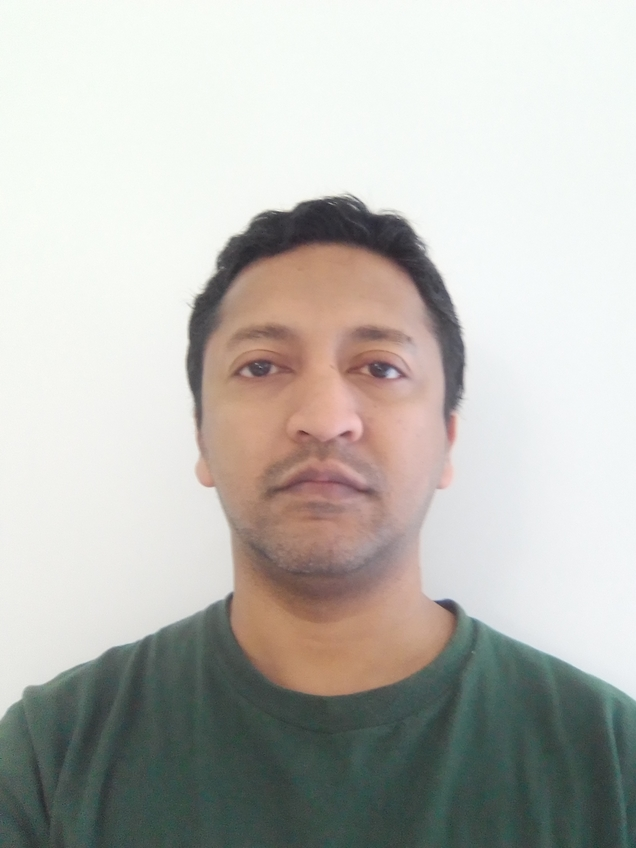
#> input picture hw1_cs682_smansur4/python_script_html_images/smhasanmansur_original.jpg, 636 x 848 px
$ python hw1_cs682_spring20_smansur4.py -i smhasanmansur_original.jpg
#> lines starting #> are read from the running program, lines starting #| are printed output that depends on the picture
import argparse
import cv2
import numpy as np
import copy

# parsing the command line arguments
ap = argparse.ArgumentParser()
ap.add_argument("-i", required = True, help = "path to the image")
args = vars(ap.parse_args())
destination_dir = "./"

#------------------------prob2: BGR and GRAYSCALE-------------------------------
# BGR
image_path = args["i"]
image = cv2.imread(image_path)
#> image is the input picture: shape (848, 636, 3); mean B, G, R 181.1, 186.5, 187.7
#cv2.imshow("BGR", image)
#cv2.waitKey(0)

# BGR to GRAYSCALE
gray = cv2.cvtColor(image, cv2.COLOR_BGR2GRAY)
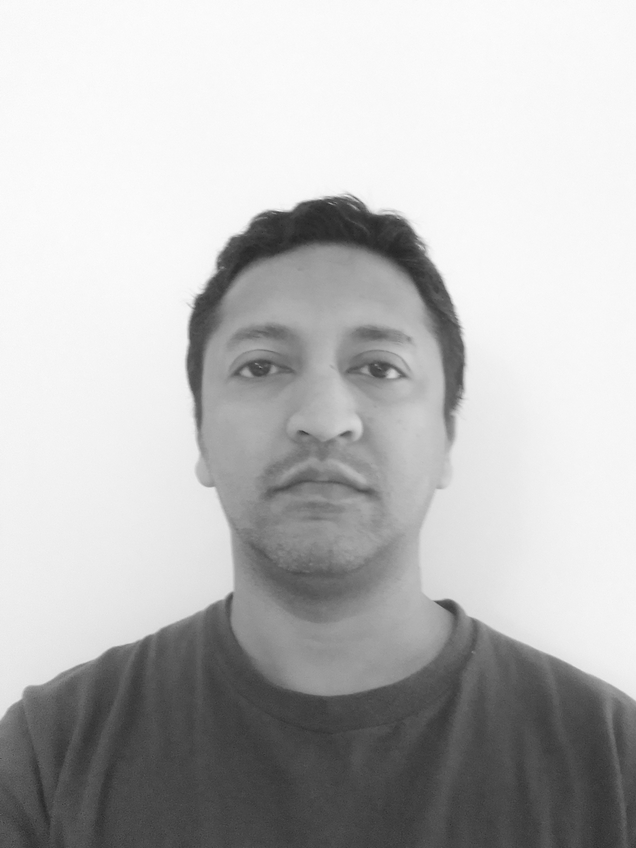
#> gray: shape (848, 636); min 35, max 253, mean 186.3
#cv2.imshow("GRAY", gray)
#cv2.waitKey(0)
cv2.imwrite(destination_dir + "gray.jpeg", gray)

#------------------------prob3: transformations----------------------------------
(image_width, image_height) = (image.shape[1], image.shape[0])
#> image_width = 636; image_height = 848

#translation
x_shift = 100
y_shift = 50
transformation_matrix = np.float32([[1, 0, x_shift], [0, 1, y_shift]])
shifted = cv2.warpAffine(image, transformation_matrix, (image_width, image_height))
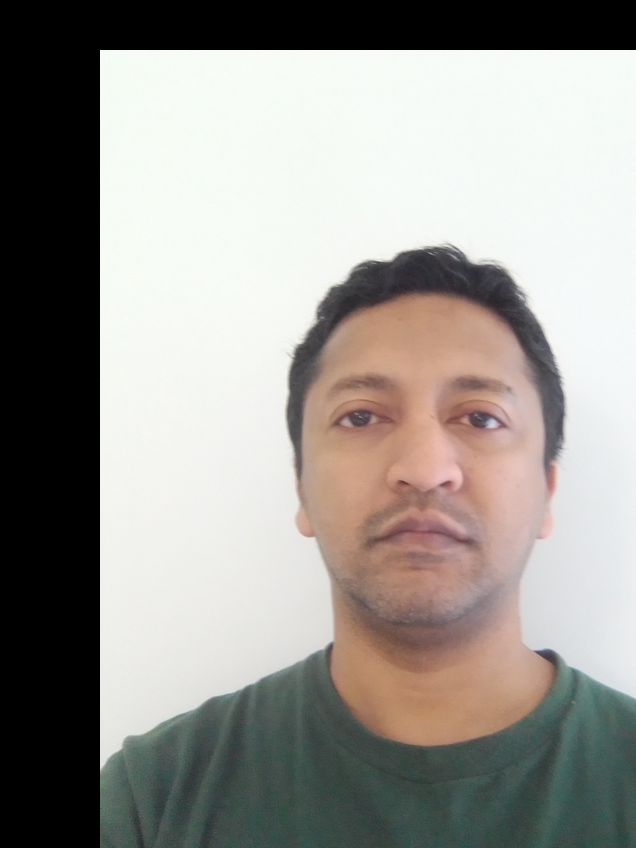
#> shifted: shape (848, 636, 3); mean B, G, R 144.3, 149.2, 152.4
#cv2.imshow("Shifted Right & Down", shifted)
#cv2.waitKey(0)
cv2.imwrite(destination_dir + "translated_right_down.jpeg", shifted)

#rotation
center = (image_width // 2, image_height // 2)
#> center = (318, 424)
angle = 270
scale = 1.0
transformation_matrix = cv2.getRotationMatrix2D(center, angle, scale)
rotated = cv2.warpAffine(image, transformation_matrix, (image_width, image_height))
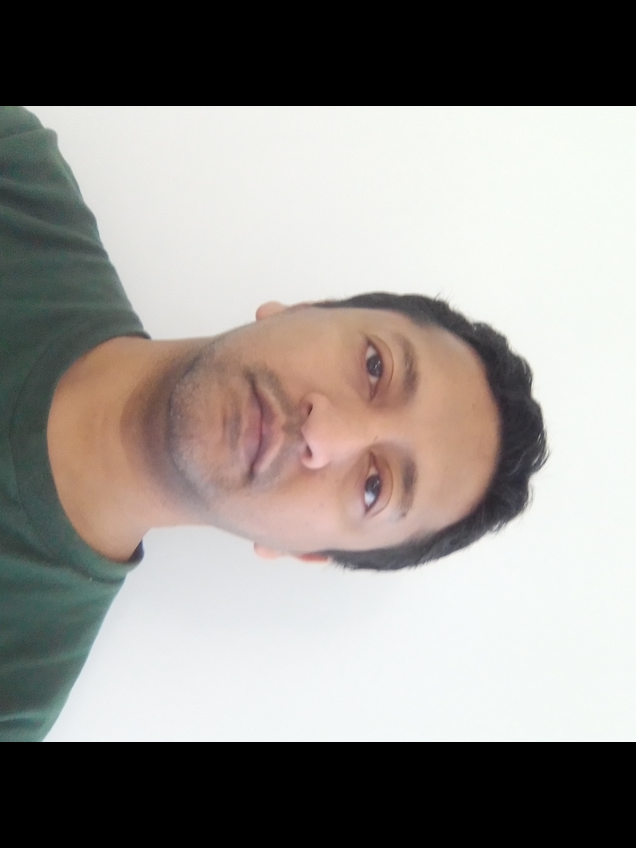
#> rotated: shape (848, 636, 3); mean B, G, R 141.3, 145.4, 149.4
#cv2.imshow("270 Rotated", rotated)
#cv2.waitKey(0)
cv2.imwrite(destination_dir + "rotated_270.jpeg", rotated)

#flipping/reflection
flipped = cv2.flip(gray, 0)
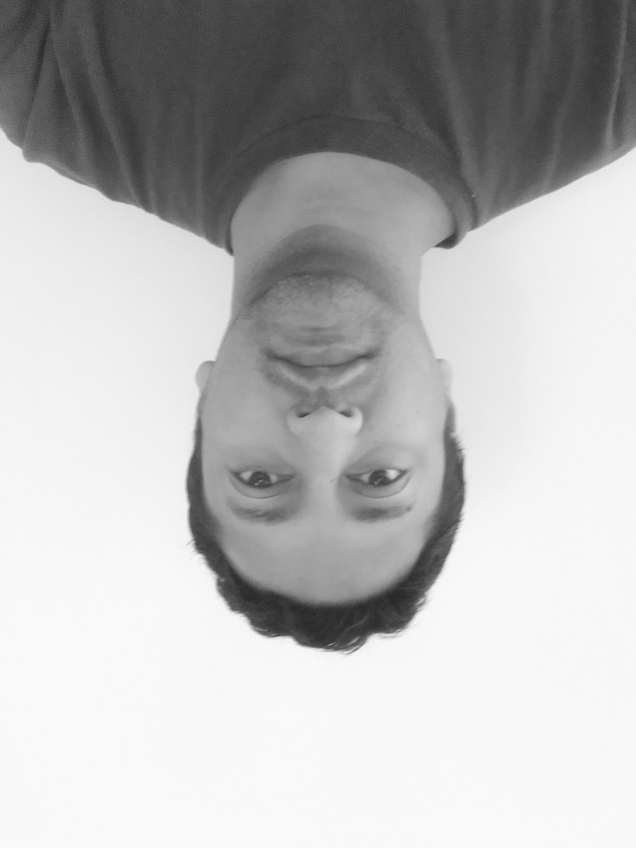
#> flipped: shape (848, 636); min 35, max 253, mean 186.3
#cv2.imshow("Vertical Flip", flipped)
#cv2.waitKey(0)
cv2.imwrite(destination_dir + "vertical_flipped.jpeg", flipped)

#resizing/scaling
dim = (2 * image_width, 2 * image_height)
#> dim = (1272, 1696)
resized = cv2.resize(image, dim, interpolation = cv2.INTER_CUBIC)
#cv2.imshow("Double Sized", resized)
#cv2.waitKey(0)
cv2.imwrite(destination_dir + "double_sized.jpeg", resized)

# horizontal shear
shear_M = np.float32([[1, 0.5, 0], [0, 1, 0]])
hor_sheared = cv2.warpAffine(gray,shear_M,(image_width, image_height))
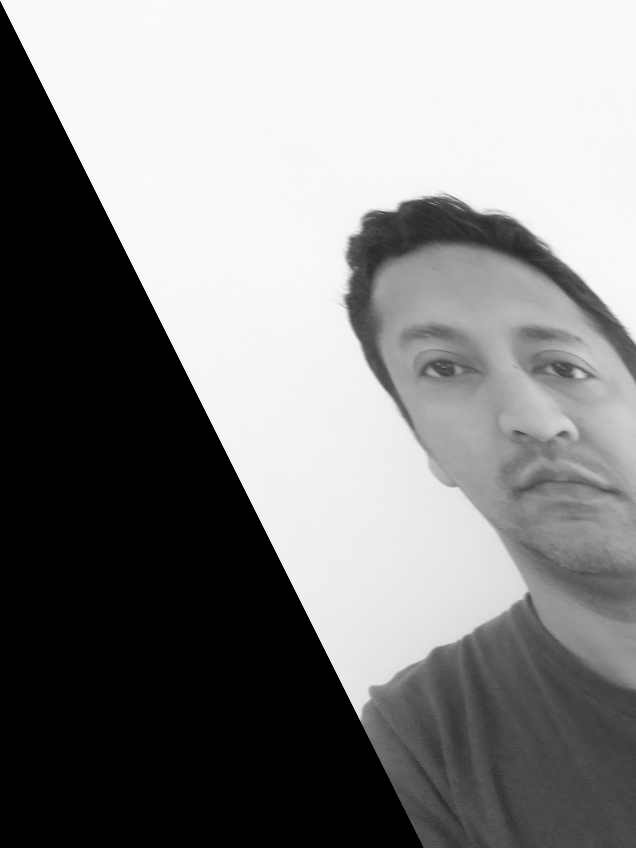
#> hor_sheared: shape (848, 636); min 0, max 253, mean 130.7
#cv2.imshow("Horizontal Shear", hor_sheared)
#cv2.waitKey(0)
cv2.imwrite(destination_dir + "horizontal_sheared.jpeg", hor_sheared)

# blurring
blurred = cv2.blur(image,(10,10))
#cv2.imshow("Blurred", blurred)
#cv2.waitKey(0)
cv2.imwrite(destination_dir + "blurred.jpeg", blurred)

# color space change
hsv = cv2.cvtColor(image, cv2.COLOR_BGR2HSV)
#> hsv: shape (848, 636, 3); mean H, S, V 61, 28, 193.4
#cv2.imshow("HSV", hsv)
#cv2.waitKey(0)
cv2.imwrite(destination_dir + "hsv.jpeg", hsv)

#------------------------prob4: Gaussian Pyramid--------------------------------
images_list = []
image_Gi = cv2.imread(image_path)
while True:
    (image_width, image_height) = (image_Gi.shape[1], image_Gi.shape[0])
    #cv2.imshow("originial image", image_Gi)
    image_sample = copy.deepcopy(image_Gi)
    images_list.append(image_sample)
    #key = cv2.waitKey(0)
    #if key == 27:
        #break
    if image_width == 1 and image_height == 1:
        break
    else:
        image_Gi = cv2.pyrDown(image_Gi, dstsize=(image_width // 2, image_height // 2))
#> this loop made 10 passes
#> image_Gi on pass 9: [[218, 225, 227]]
#> pass 3, `image_Gi = cv2.pyrDown(image_Gi, dstsize=(image_width // 2, image_heig..`:
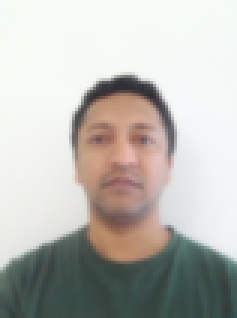
#> image_Gi: shape (106, 79, 3) (shown 3 times larger); mean B, G, R 181.6, 187, 188.4
#> after the loop, images_list = 10 items
images_list.reverse()
total_height = 0
width_list = []
for image in images_list:
    total_height += image.shape[0]
    width_list.append(image.shape[1])
#> this loop made 10 passes
#> total_height on passes 2 to 10: 4, 10, 23, 49, 102, 208, 420, 844, 1692
#> (image, total_height) on pass 1: ([[218, 225, 227]], 1)
#> after the loop, total_height = 1692; width_list = [1, 2, 4, 9, 19, 39, 79, 159, 318, 636]
max_width = max(width_list)
#> max_width = 636
print("total_height:", total_height)
#| total_height: 1692
print("max_width:", max_width)
#| max_width: 636
composite_image = np.zeros(shape=(total_height, max_width, 3), dtype="uint8")
height_offset = 0
for image in images_list:
    composite_image[height_offset:height_offset+image.shape[0], :image.shape[1]] = image[:]
    height_offset = height_offset + image.shape[0]
#> this loop made 10 passes
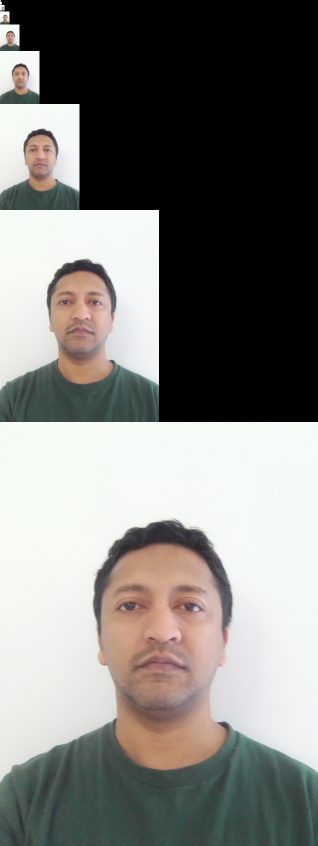
#> composite_image: shape (1692, 636, 3) (shown at 1/2 size); mean B, G, R 121.1, 124.6, 125.5
#> after the loop, height_offset = 1692
#cv2.imshow("pyramid image", composite_image)
#cv2.waitKey(0)
cv2.imwrite(destination_dir + "pyramid.jpeg", composite_image)
